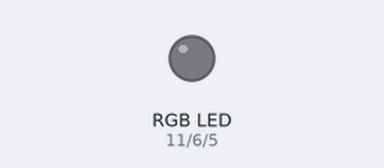
Recording of a sketch running on a simulated Arduino Uno, built with avr-gcc and run on an emulated ATmega328P. Parts: an RGB LED mixed from three pins (HIGH = lit).

Above: at 0.1 s.
At 6.6 s:
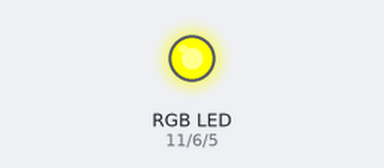
At 15.7 s:
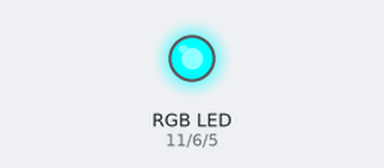
At 20.3 s:
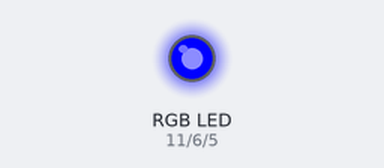
At 29.4 s:
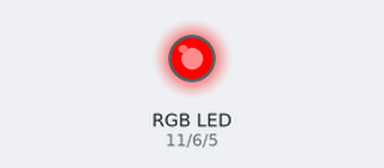
At 38.5 s:
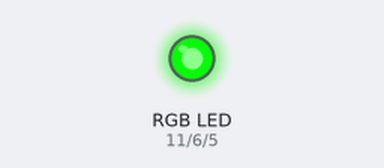
Timing chart, 0 to 40.0 s (numbered marks = the images above):
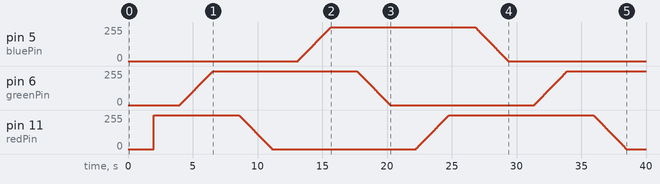

The sketch:

hamelion_full_millis.ino
```cpp
const int bluePin = 5;    // Пин для красного цвета
const int greenPin = 6; // Пин для зеленого цвета
const int redPin = 11;  // Пин для синего цвета


class RGBFullAnimation
{
  public:
    RGBFullAnimation() {}

    void InitAnimation(int _RPin, int _GPin, int _BPin, int _DelayAnim, int _DelayColor, int _Brightness)
    {
        StopAnimation();
        RPin = _RPin;
        GPin = _GPin;
        BPin = _BPin;
        DelayAnim = _DelayAnim;
        DelayColor = _DelayColor;
        Brightness = _Brightness;
        CurrDelay = DelayColor;
    }

    void OnAnimation()
    {
      unsigned long currentMillis = millis();

      /*if (mode == 0) {
        analogWrite(RPin, Brightness);
        CurrDelay = DelayAnim;
        ++mode;
      }*/

      if (currentMillis - last_millis >= CurrDelay)
      {
        last_millis = currentMillis;
        switch (mode)
        {
          case 0:
            analogWrite(RPin, Brightness);
            colorStep = 0;
            mode++;
            CurrDelay = DelayColor;
            break;


          case 1: // YELLOW
            if(CurrDelay != DelayAnim) { CurrDelay = DelayAnim; }
            analogWrite(GPin, colorStep);
            colorStep++;
            if (colorStep > Brightness) {
              colorStep = 0;
              mode++;
              CurrDelay = DelayColor;
            }
            break;


          case 2: // GREEN
            if(CurrDelay != DelayAnim) { CurrDelay = DelayAnim; }
            analogWrite(RPin, Brightness - colorStep);
            colorStep++;
            if (colorStep > Brightness) {
              colorStep = 0;
              mode++;
              CurrDelay = DelayColor;
            }
            break;


          case 3: // BLUE (LIGHT)
            if(CurrDelay != DelayAnim) { CurrDelay = DelayAnim; }
            analogWrite(BPin, colorStep);
            colorStep++;
            if (colorStep > Brightness) {
              colorStep = 0;
              mode++;
              CurrDelay = DelayColor;
            }
            break;


          case 4: // BLUE (DARK)
            if(CurrDelay != DelayAnim) { CurrDelay = DelayAnim; }
            analogWrite(GPin, Brightness - colorStep);
            colorStep++;
            if (colorStep > Brightness) {
              colorStep = 0;
              mode++;
              CurrDelay = DelayColor;
            }
            break;


          case 5: // PURPLE
            if(CurrDelay != DelayAnim) { CurrDelay = DelayAnim; }
            analogWrite(RPin, colorStep);
            colorStep++;
            if (colorStep > Brightness) {
              colorStep = 0;
              mode++;
              CurrDelay = DelayColor;
            }
            break;


          case 6: // RED
            if(CurrDelay != DelayAnim) { CurrDelay = DelayAnim; }
            analogWrite(BPin, Brightness - colorStep);
            colorStep++;
            if (colorStep > Brightness) {
              colorStep = 0;
              mode = 0; // Restart animation
              //CurrDelay = DelayColor;
            }
            break;

        }
      }
    }

    void StopAnimation()
    {
      CurrDelay = 0;
      last_millis = 0;
      mode = 0;
      colorStep = 0;
      digitalWrite(RPin, LOW);
      digitalWrite(GPin, LOW);
      digitalWrite(BPin, LOW);
    }


  //private:
    unsigned long last_millis = 0;
    int RPin = 0;
    int GPin = 0;
    int BPin = 0;
    int DelayAnim = 0;
    int DelayColor = 0;
    int Brightness = 0;
    int CurrDelay = 0;
    int mode = 0; // 0 start(red), 1 yellow loop, 2 green loop, 3 blue loop, 4 blue loop, 5 purple loop, 6 red loop
    int colorStep = 0;
};


RGBFullAnimation rgbanim;


void setup()
{
  pinMode(redPin, OUTPUT);
  pinMode(greenPin, OUTPUT);
  pinMode(bluePin, OUTPUT);
  //analogWrite(3, 255);
  rgbanim.InitAnimation(redPin, greenPin, bluePin, 10, 2000, 255);
}

void loop()
{
  //Animation1(redPin, greenPin, bluePin, 20, 1000, 255);
  rgbanim.OnAnimation();
}


void Animation1(int R, int G, int B, int _delay1, int delay2, int yarkost)
{
    // RED
    analogWrite(R, yarkost);
    analogWrite(G, 0);
    analogWrite(B, 0);

    // YELLOW
    for (int i = 0; i <= yarkost; i++) { analogWrite(G, i); delay(_delay1); }
    delay(delay2);

    // GREEN
    for (int i = yarkost; i >= 0; i--) { analogWrite(R, i); delay(_delay1); }
    delay(delay2);

    // BULE (LIGHT)
    for (int i = 0; i <= yarkost; i++) { analogWrite(B, i); delay(_delay1); }
    delay(delay2);

    // BLUE (DARK)
    for (int i = yarkost; i >= 0; i--) { analogWrite(G, i); delay(_delay1); }
    delay(delay2);

    // PURPLE
    for (int i = 0; i <= yarkost; i++) { analogWrite(R, i); delay(_delay1); }
    delay(delay2);

    // RED
    for (int i = yarkost; i >= 0; i--) { analogWrite(B, i); delay(_delay1); }
    delay(delay2);
}
```

Measured:
- by itself, pin 5 (bluePin): rises from 0/255 to 255/255 in 2.5 s, then falls to 0/255 in 13.7 s
